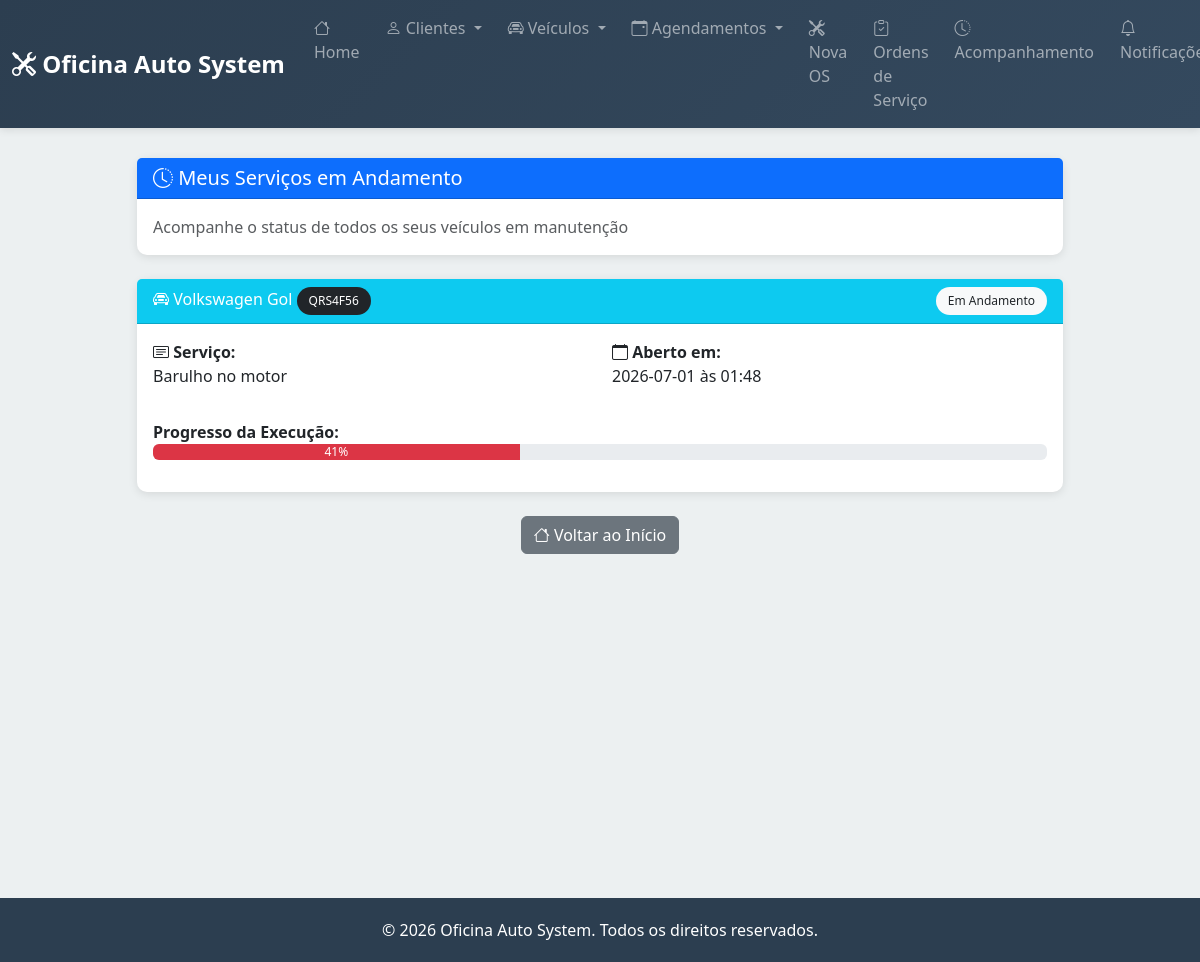
The app's page /acompanhamento-servicos with its own data.
### tables this page shows
CREATE TABLE ordens_servico (
        id INTEGER PRIMARY KEY AUTOINCREMENT,
        agendamento_id INTEGER NOT NULL,
        diagnostico TEXT,
        servicos_executados TEXT,
        status TEXT DEFAULT 'Aberta',
        data_abertura TIMESTAMP DEFAULT CURRENT_TIMESTAMP,
        data_encerramento TIMESTAMP, etapa TEXT, percentual_conclusao INTEGER DEFAULT 0, observacoes TEXT,
        FOREIGN KEY (agendamento_id) REFERENCES agendamentos(id)
    );

CREATE TABLE veiculos (
        id INTEGER PRIMARY KEY AUTOINCREMENT,
        cliente_id INTEGER NOT NULL,
        placa TEXT NOT NULL UNIQUE,
        marca TEXT NOT NULL,
        modelo TEXT NOT NULL,
        ano INTEGER,
        cor TEXT,
        data_cadastro TIMESTAMP DEFAULT CURRENT_TIMESTAMP,
        FOREIGN KEY (cliente_id) REFERENCES clientes(id)
    );

CREATE TABLE agendamentos (
        id INTEGER PRIMARY KEY AUTOINCREMENT,
        cliente_id INTEGER NOT NULL,
        veiculo_id INTEGER NOT NULL,
        data_agendamento DATE NOT NULL,
        hora_agendamento TIME NOT NULL,
        descricao TEXT,
        status TEXT DEFAULT 'Agendado',
        data_criacao TIMESTAMP DEFAULT CURRENT_TIMESTAMP,
        FOREIGN KEY (cliente_id) REFERENCES clientes(id),
        FOREIGN KEY (veiculo_id) REFERENCES veiculos(id)
    );

### app.py (the view)
@app.route("/acompanhamento-servicos")
def acompanhamento_servicos():
    cliente_id = request.args.get("cliente_id", "").strip()
    db = get_db()
    cursor = db.cursor()
    query = """
        SELECT os.id, os.status, os.etapa, os.percentual_conclusao,
               os.data_abertura, os.data_encerramento,
               a.descricao as descricao_agendamento,
               v.marca, v.modelo, v.placa
        FROM ordens_servico os
        JOIN agendamentos a ON os.agendamento_id = a.id
        JOIN veiculos v ON a.veiculo_id = v.id
        WHERE os.status != 'Cancelada'
    """
    parametros = ()
    if cliente_id:
        query += " AND a.cliente_id = ?"
        parametros = (cliente_id,)
    query += " ORDER BY os.data_abertura DESC"
    cursor.execute(query, parametros)
    servicos = cursor.fetchall()
    db.close()
    return render_template("acompanhamento_servicos.html", servicos=servicos)

### app.py (called while the page is built)
def get_db():
    db = sqlite3.connect(app.config["DATABASE"])
    db.row_factory = sqlite3.Row
    return db

### templates/acompanhamento_servicos.html (shortened to what this page needs)
{% extends "base.html" %}
{% block content %}
<div class="row">
    <div class="col-lg-10 mx-auto">
        <div class="card mb-4">
            <div class="card-header bg-primary text-white">
                <h5 class="mb-0"><i class="bi bi-clock-history"></i> Meus Serviços em Andamento</h5>
            </div>
            <div class="card-body">
                <p class="text-muted mb-0">Acompanhe o status de todos os seus veículos em manutenção</p>
            </div>
        </div>
        {% if servicos %}
            {% for servico in servicos %}
            <div class="card mb-3">
                <div class="card-header {% if servico['status'] == 'Aberta' %}bg-warning{% elif servico['status'] == 'Em Andamento' %}bg-info{% elif servico['status'] == 'Concluída' %}bg-success{% else %}bg-danger{% endif %} text-white">
                    <div class="row align-items-center">
                        <div class="col">
                            <h6 class="mb-0">
                                <i class="bi bi-car-front"></i> {{ servico['marca'] }} {{ servico['modelo'] }}
                                <span class="badge bg-dark">{{ servico['placa'] }}</span>
                            </h6>
                        </div>
                        <div class="col-auto">
                            <span class="badge bg-light text-dark">{{ servico['status'] }}</span>
                        </div>
                    </div>
                </div>
                <div class="card-body">
                    <div class="row mb-3">
                        <div class="col-md-6">
                            <p>
                                <strong><i class="bi bi-card-text"></i> Serviço:</strong><br>
                                {{ servico['descricao_agendamento'] or 'Nenhuma descrição' }}
                            </p>
                        </div>
                        <div class="col-md-6">
                            <p>
                                <strong><i class="bi bi-calendar"></i> Aberto em:</strong><br>
                                {{ servico['data_abertura'][:10] }} às {{ servico['data_abertura'][11:16] }}
                            </p>
                        </div>
                    </div>
                    <div class="mb-3">
                        <strong>Progresso da Execução:</strong>
                        <div class="progress">
                            <div class="progress-bar {% if servico['percentual_conclusao'] >= 100 %}bg-success{% elif servico['percentual_conclusao'] >= 75 %}bg-info{% elif servico['percentual_conclusao'] >= 50 %}bg-warning{% else %}bg-danger{% endif %}"
                                 role="progressbar"
                                 style="width: {{ servico['percentual_conclusao'] or 0 }}%"
                                 aria-valuenow="{{ servico['percentual_conclusao'] or 0 }}"
                                 aria-valuemin="0"
                                 aria-valuemax="100">
                                {{ servico['percentual_conclusao'] or 0 }}%
                            </div>
                        </div>
                    </div>
                </div>
            </div>
            {% endfor %}
        {% else %}
            <div class="alert alert-info" role="alert">
                <i class="bi bi-info-circle"></i>
                <strong>Nenhum serviço em andamento</strong>
                <p>Você não possui serviços sendo executados no momento.</p>
            </div>
        {% endif %}
        <div class="mt-4 text-center">
            <a href="/" class="btn btn-secondary">
                <i class="bi bi-house"></i> Voltar ao Início
            </a>
        </div>
    </div>
</div>
{% endblock %}

### templates/base.html (style rules this page uses)
:root { --primary: #2c3e50; --secondary: #e74c3c; --success: #27ae60; --warning: #f39c12; --info: #3498db; }
body { background-color: #ecf0f1; font-family: 'Segoe UI', Tahoma, Geneva, Verdana, sans-serif; }
.card { border: none; border-radius: 10px; box-shadow: 0 2px 10px rgba(0,0,0,0.1); transition: transform 0.3s ease, box-shadow 0.3s ease; }
.badge { padding: 8px 12px; border-radius: 20px; font-weight: 500; }

### records on screen
ordens_servico: marca "Volkswagen", modelo "Gol", placa "QRS4F56", status "Em Andamento", descricao "Barulho no motor", data_abertura "2026-07-01", data_abertura "01:48", percentual_conclusao "41"
